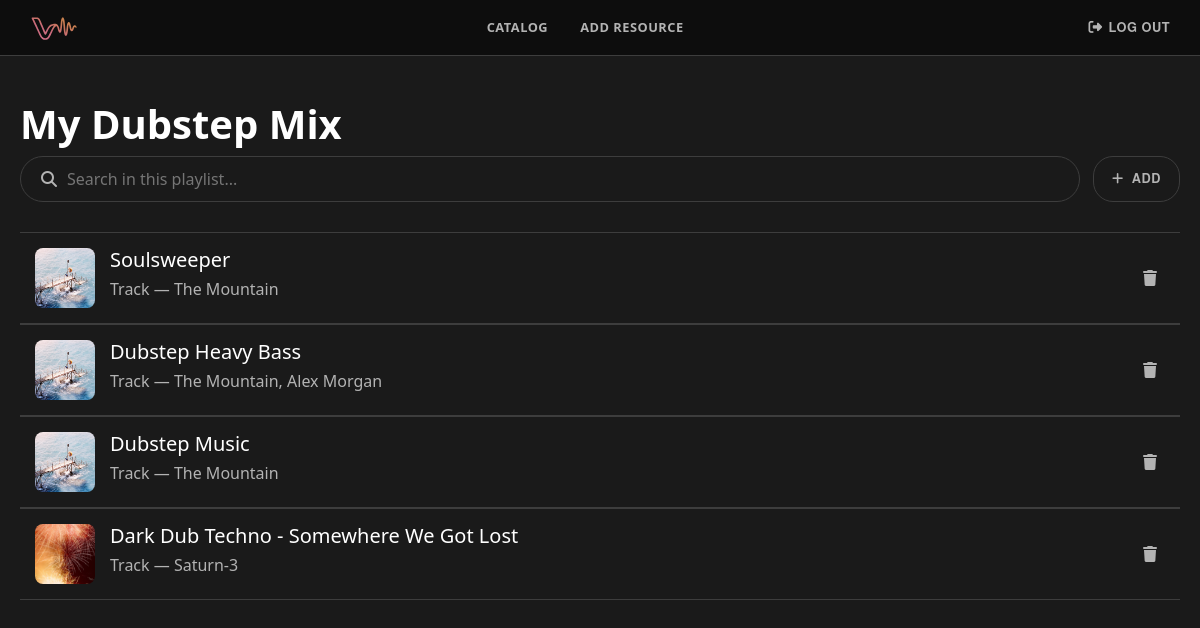
/me/playlists/1/ (signed in), run on the app's committed database.
### listeners/models.py (models this page shows)
class Playlist(models.Model):
    title = models.CharField(max_length=100, default='New playlist')
    listener = models.ForeignKey(settings.AUTH_USER_MODEL, on_delete=models.CASCADE)
    saved_by = models.ManyToManyField(
        settings.AUTH_USER_MODEL,
        related_name='saved_playlists',
        blank=True)
    tracks = models.ManyToManyField('catalog.Track', blank=True, related_name='playlists')
    is_public = models.BooleanField(default=False)

### catalog/models.py (models this page shows)
class Track(models.Model):
    title = models.CharField(max_length=100)
    duration = models.IntegerField()
    explicit = models.BooleanField()
    audio_file = models.FileField(upload_to=track_upload_path, max_length=500)
    single_cover = models.ImageField(upload_to=track_cover_upload_path, blank=True, null=True)
    release_date = models.DateField()
    albums = models.ManyToManyField('Album', blank=True, related_name='tracks', through='AlbumTrack')
    artists = models.ManyToManyField(Artist, blank=True, related_name='tracks')
    genres = models.ManyToManyField(Genre, blank=True, related_name='tracks')
    @property
    def get_cover_url(self):
        if self.albums.exists():
            main_album = self.albums.first()
            if main_album.cover_file:
                return main_album.cover_file.url
        if self.single_cover:
            return self.single_cover.url
        return None

class Album(models.Model):
    title = models.CharField(max_length=100)
    cover_file = models.ImageField(upload_to=album_cover_upload_path, blank=True, null=True)
    release_date = models.DateField()
    genres = models.ManyToManyField(Genre, blank=True, related_name='albums')
    artists = models.ManyToManyField(Artist, blank=True, related_name='albums')

class Artist(models.Model):
    first_name = models.CharField(max_length=100, blank=True)
    last_name = models.CharField(max_length=100, blank=True)
    stage_name = models.CharField(max_length=100, unique=True)
    biography = models.TextField(blank=True)
    country = models.CharField(max_length=100, blank=True)
    def __str__(self):
        return self.stage_name

### listeners/views.py (the view)
# urls.py: path('playlists/<int:playlist_id>/', PlaylistSongsView.as_view(), name='playlist_detail'),
@method_decorator([login_required, never_cache], name='dispatch')
class PlaylistSongsView(LoginRequiredMixin, ListView):
    model = Track
    context_object_name = 'tracks'
    template_name = 'playlist_detail.html'
    def get(self, request, *args, **kwargs):
        self.playlist = get_object_or_404(Playlist, pk=kwargs['playlist_id'])
        is_owner = self.playlist.listener_id == request.user.id
        is_saved = self.playlist.saved_by.filter(pk=request.user.pk).exists()
        if not self.playlist.is_public and not is_owner and not is_saved:
            return HttpResponseForbidden("You don't have access to this playlist.")
        return super().get(request, *args, **kwargs)
    def get_queryset(self):
        return self.playlist.tracks.all()
    def get_context_data(self, **kwargs):
        context = super().get_context_data(**kwargs)
        context['user'] = self.request.user
        context['playlist'] = self.playlist
        context['user_playlists'] = Playlist.objects.filter(
            listener=self.request.user
        ).exclude(pk=self.playlist.pk)
        return context

### accounts/models.py (called while the page is built)
    @property
    def is_listener(self):
        return self.groups.filter(name='Listeners').exists()

### templates/playlist_detail.html (shortened to what this page needs)
{% extends "base.html" %}
{% load static %}
{% block css %}
    <link rel="stylesheet" href="{% static 'style/user_playlists.css' %}">
    <link rel="stylesheet" href="{% static 'style/search.css' %}">
{% endblock %}
{% block content %}
    <main>
        <h1 class="playlist-title">{{ playlist.title }}</h1>
        <div class="search-utilities">
            <div class="nav-filter-container">
                <div class="search-bar">
                    <i class="fa-solid fa-magnifying-glass"></i>
                    <input type="text" id="track-search-input" placeholder="Search in this playlist...">
                </div>
            </div>
            <a href="{% url 'search' %}" class="adv-filter-btn d-flex align-items-center gap-2">
                <i class="fa-solid fa-plus"></i> ADD
            </a>
        </div>
        <div class="results" id="playlist-tracks">
            {% if tracks %}
                <section>
                    {% for track in tracks %}
                        <div class="result-unit" data-type="track" data-id="{{ track.id }}"
                             data-audio-url="{{ track.audio_file.url }}"
                             data-name="{{ track.title|lower }}">
                            <div class="result-details">
                                <div class="result-container">
                                    {% if track.get_cover_url %}
                                        <img class="result-image" src="{{ track.get_cover_url }}"
                                             alt="{{ track.title }}">
                                    {% endif %}
                                    <div class="result-description">
                                        <h2>{{ track.title }}</h2>
                                        <h3>Track — {{ track.artists.all|join:", " }}</h3>
                                    </div>
                                </div>
                            </div>
                            {% if playlist.listener == user %}
                                <form method="POST"
                                      action="{% url 'remove_track_from_playlist' playlist.id track.id %}"
                                      class="remove-track-form">
                                    <button type="submit" class="remove-track-btn">
                                        <i class="fa-solid fa-trash"></i>
                                    </button>
                                </form>
                            {% endif %}
                        </div>
                    {% endfor %}
                </section>
            {% else %}
                <p>This playlist doesn't have any songs yet.</p>
            {% endif %}
        </div>
    </main>
{% endblock %}

### static/style/base.css (style rules this page uses)
*, *::before, *::after { box-sizing: border-box; margin: 0; padding: 0; }
html, body { width: 100%; overflow-x: hidden; font-family: 'Helvetica Neue', Arial, sans-serif; -webkit-tap-highlight-color: transparent; color: #fff; }
body { background-color: var(--bg-surface) !important }
:root { --bg-primary: #0D0D0D; --bg-surface: #1A1A1A; --bg-hover: #2A2A2A; --border: #3D3D3D; --accent-from: #E8517A; --accent-to: #E8874A; --accent-grad: linear-gradient(135deg, #E8517A 0%, #E8874A 100%); --accent-mid: #E86A5F; --accent-violet: #7B2FFF; --accent-cyan: #00E5FF; --accent-orange: #FF8C00; --text-primary: #FFFFFF; --text-muted: #B3B3B3; --text-hint: #595959; --nav-height: 56px; }
main { margin: 100px 20px; }

### static/style/user_playlists.css (style rules this page uses)
.remove-track-form { display: flex; align-items: center; justify-content: center; margin: 0; }
.result-unit .remove-track-btn { background: none; border: none; color: var(--text-muted); transition: opacity 0.2s, color 0.2s; cursor: pointer; padding: 0 8px; }
.playlist-title { color: var(--text-primary); font-weight: 800; }
.search-utilities { display: flex; flex-direction: row; }
.adv-filter-btn { text-decoration: none; margin-left: 0.8rem; font-weight: 700; }
.nav-filter-container { flex: 1; display: flex; }

### static/style/search.css (style rules this page uses)
.nav-filter-container { display: flex; align-items: center; gap: 12px; }
.search-bar { flex: 1; display: flex; align-items: center; gap: 10px; background: var(--bg-surface); border: 1px solid var(--border); border-radius: 24px; padding: 10px 20px; }
.search-bar input { background: transparent; border: none; outline: none; color: var(--text-primary); font-size: 1rem; width: 100%; }
.search-bar i { color: var(--text-muted); }
.ma-filter-btn, .adv-filter-btn { padding: 7px 18px; border-radius: 20px; border: 1px solid var(--border); background: var(--bg-surface); color: var(--text-muted); font-family: 'Helvetica Neue', Arial, sans-serif; font-size: 0.8rem; font-weight: 700; letter-spacing: 0.04em; text-transform: uppercase; cursor: pointer; transition: color 0.2s, background 0.2s, border-color 0.2s; }
.adv-filter-btn { display: none; align-items: center; gap:10px }
.results { margin-top: 30px; }
.result-unit, .result-details { display: flex; flex-direction: row; }
.result-unit { border-top: 1px solid var(--border); border-bottom: 1px solid var(--border); padding: 15px; justify-content: space-between; align-items: center; cursor: pointer; }
.result-image { width: 60px; height: auto; border-radius: 8px; }
.result-description { margin-left: 15px; }
.result-description h2, .song-detail h2 { font-size: 1.25rem; color: var(--text-primary); }
.result-description h3, .song-detail h3 { font-size: 1rem; color: var(--text-muted); }
.adv-filter-btn { flex-shrink: 0; transition: opacity 0.2s, width 0.2s, padding 0.2s; }
.result-details { justify-content: space-between; flex: 1; }
.result-container { display: flex; flex-direction: row; align-items: center; }

### data on the page
Playlist: title "My Dubstep Mix"
Track: get_cover_url (picture), title "Soulsweeper", artists.all "The Mountain"
Track: get_cover_url (picture), title "Dubstep Heavy Bass", artists.all "The Mountain, Alex Morgan"
Track: get_cover_url (picture), title "Dubstep Music", artists.all "The Mountain"
Track: get_cover_url (picture), title "Dark Dub Techno - Somewhere We Got Lost", artists.all "Saturn-3"
